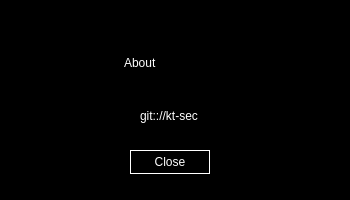
<?xml version="1.0" encoding="UTF-8"?>
<ui version="4.0">
 <class>about</class>
 <widget class="QMainWindow" name="about">
  <property name="geometry">
   <rect>
    <x>0</x>
    <y>0</y>
    <width>350</width>
    <height>200</height>
   </rect>
  </property>
  <property name="windowTitle">
   <string>About</string>
  </property>
  <property name="autoFillBackground">
   <bool>false</bool>
  </property>
  <property name="styleSheet">
   <string notr="true">background-color:#000000;</string>
  </property>
  <widget class="QWidget" name="centralwidget">
   <widget class="QPushButton" name="closeButton">
    <property name="geometry">
     <rect>
      <x>130</x>
      <y>150</y>
      <width>80</width>
      <height>24</height>
     </rect>
    </property>
    <property name="styleSheet">
     <string notr="true">border:1px solid white;color:rgb(255,255,255);</string>
    </property>
    <property name="text">
     <string>Close</string>
    </property>
   </widget>
   <widget class="QLabel" name="titleLabel">
    <property name="geometry">
     <rect>
      <x>124</x>
      <y>42</y>
      <width>96</width>
      <height>41</height>
     </rect>
    </property>
    <property name="styleSheet">
     <string notr="true">; color:rgb(255,255, 255);
font: 81 24pt &quot;Source Code Pro&quot;;</string>
    </property>
    <property name="text">
     <string>About</string>
    </property>
   </widget>
   <widget class="QLabel" name="label_2">
    <property name="geometry">
     <rect>
      <x>140</x>
      <y>108</y>
      <width>71</width>
      <height>16</height>
     </rect>
    </property>
    <property name="styleSheet">
     <string notr="true">color: rgb(255, 255, 255);
font: 12 10pt &quot;Halvetica&quot;;</string>
    </property>
    <property name="text">
     <string>git:://kt-sec</string>
    </property>
   </widget>
  </widget>
 </widget>
 <resources/>
 <connections/>
</ui>
